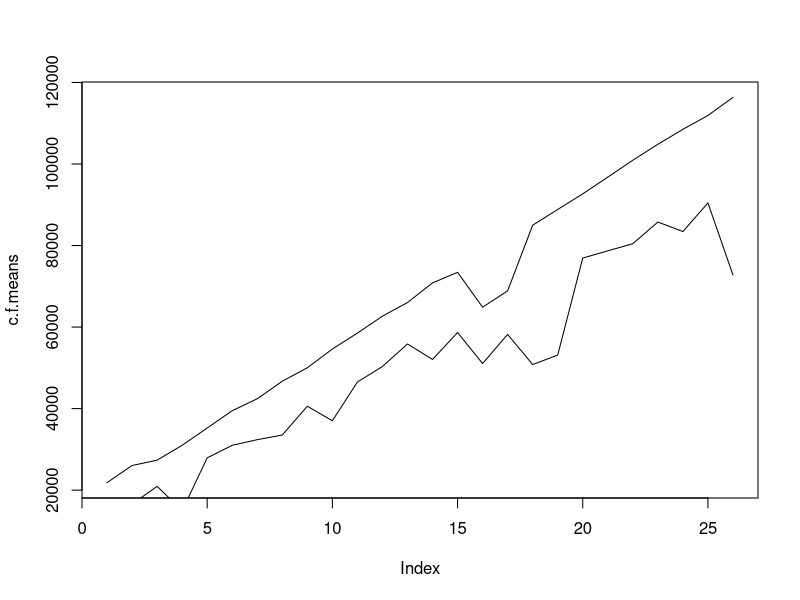
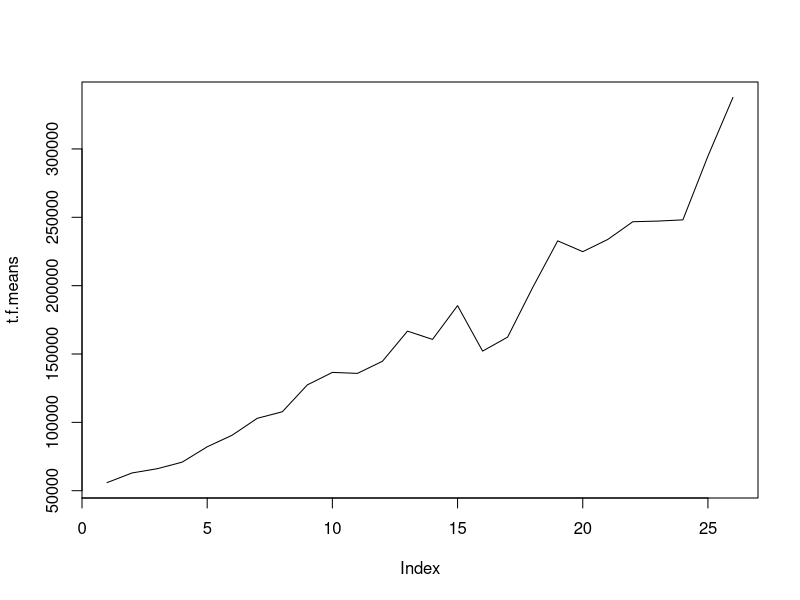
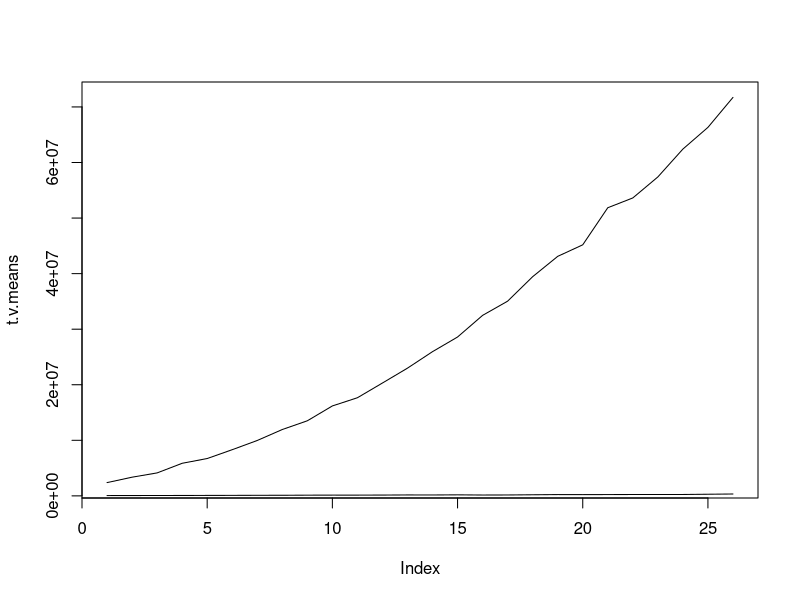

Write R code to recreate these figures, in order.
copy.fftwpp <- read.csv("fftwppdatacopy.csv")
trns.fftwpp <- read.csv("fftwpptransformation.csv")
copy.vulkan <- read.csv("vulkandatacopy.csv")
trns.vulkan <- read.csv("vulkantransformation.csv")

c.f.means <- colMeans(copy.fftwpp)
c.v.means <- colMeans(copy.vulkan)
t.f.means <- colMeans(trns.fftwpp)
t.v.means <- colMeans(trns.vulkan)

#par(mfrow=c(1,1))

plot(c.f.means,type='l')
lines(c.v.means)

plot(t.f.means,type='l')
lines(t.v.means)

plot(t.v.means,type='l')
lines(t.f.means)
